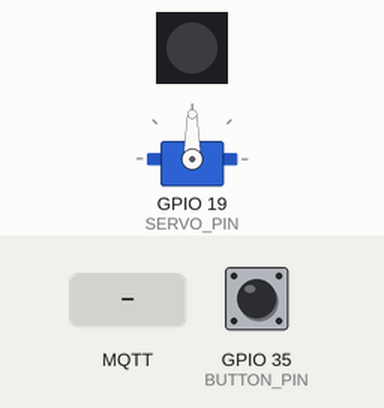
Simulated run of this sketch. Board: ESP32. Parts: servo, 1 RGB LEDs in strip order, left to right. The inputs (shaded band) are chosen by the test bench; at power-on: GPIO 35 (BUTTON_PIN) HIGH. WiFi joins after 1.5 s; servers stay silent unless stated; the local clock reads 2024-03-15 10:24:30 at power-on unless the sketch sets it; no MQTT or app messages arrive unless stated; what the sketch prints to the serial monitor is not drawn.

Above: at 2.7 s.
2.8 s: GPIO 35 (BUTTON_PIN) pulled LOW for 0.15 s
At 4.1 s:
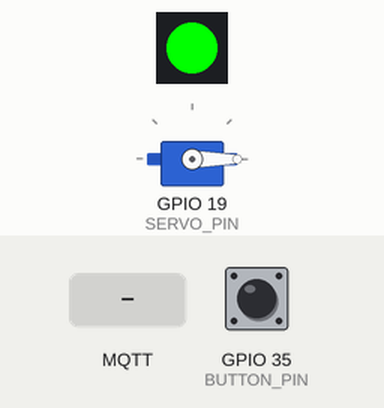
4.4 s: MQTT message "gate/time" arrives on the first subscribed topic
5.9 s: MQTT message "5" arrives on the second subscribed topic
At 6.3 s:
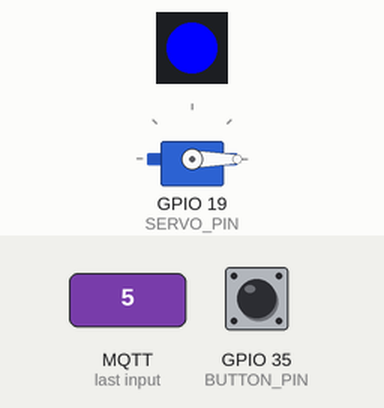
7.4 s: GPIO 35 (BUTTON_PIN) pulled LOW for 1 s
At 8.1 s:
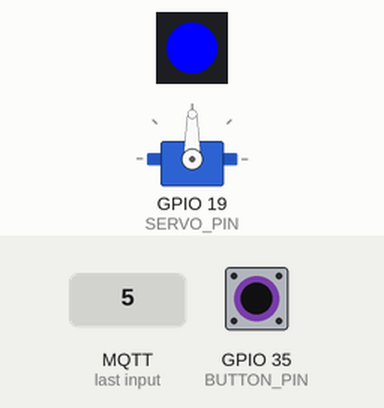
9.9 s: GPIO 35 (BUTTON_PIN) pulled LOW for 3.2 s
At 11.1 s:
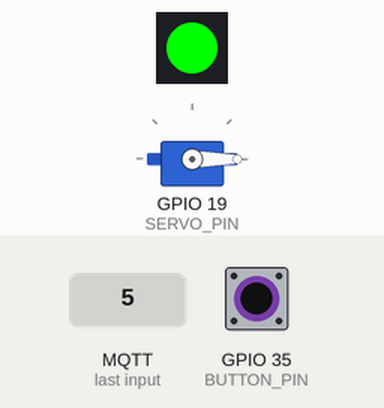
14.6 s: MQTT message "90" arrives on the second subscribed topic
At 15.4 s:
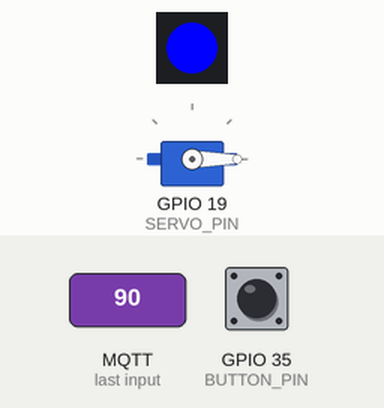
Timing chart, 0 to 17.1 s (numbered marks = the images above; inputs shaded):
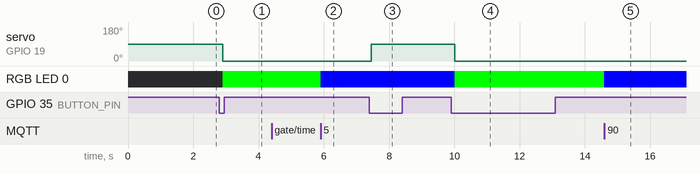

The sketch:

Project_4_NodeRED_MQTT.ino
```cpp
#include <WiFi.h>
#include <WiFiClientSecure.h>
#include <PubSubClient.h>
#include <Adafruit_NeoPixel.h>
#include <ESP32Servo.h>
#include "time.h"

// ===== PINS =====
#define SERVO_PIN   19
#define IR_PIN      34
#define BUTTON_PIN  35

#define OPEN_DURATION 10000

Servo servo;
Adafruit_NeoPixel led(1, 15, NEO_GRB + NEO_KHZ800);

WiFiClientSecure espClient;
PubSubClient client(espClient);

// WIFI
const char* ssid = "YOUR_SSID";
const char* pass = "YOUR_PASSWORD";

// MQTT
const char* server = "YOUR_MQTT_SERVER.s1.eu.hivemq.cloud";
const char* user   = "YOUR_MQTT_USERNAME";
const char* pwd    = "YOUR_MQTT_PASSWORD";

const char* topic_servo = "gate/state";

// SYSTEM
String openTime = "";
int durationSec = 0;

bool armed = false, executed = false;
bool gateOpen = false, closing = false;
bool manual = false, manualState = false;

unsigned long tOpen = 0, tClose = 0;
int retry = 0, lastBtn = HIGH;
String lastTriggeredTime = "";

// ===== LED =====
void setLED(int r,int g,int b)
{ led.setPixelColor(0, led.Color(r,g,b));
  led.show();
}

// ===== WIFI =====
void wifi()
{ Serial.print("Connecting WiFi");
  WiFi.begin(ssid, pass);

  while(WiFi.status()!=WL_CONNECTED)
  { delay(500);
    Serial.print(".");
  }

  Serial.println("\nWiFi Connected!");
  Serial.println(WiFi.localIP());
  espClient.setInsecure();
}

// ===== TIME MATCH (ROBUST) =====
bool matchTime()
{ struct tm t;
  if(!getLocalTime(&t)) return false;

  char now[6];
  sprintf(now,"%02d:%02d",t.tm_hour,t.tm_min);
  Serial.print("NOW: ");
  Serial.print(now);
  Serial.print(" | TARGET: ");
  Serial.print(openTime);
  Serial.print(" | DURATION: ");
  Serial.println(durationSec);

  return openTime == String(now);
}
// ===== MQTT CALLBACK =====
void cb(char* topic, byte* payload, unsigned int len)
{ String msg="";
  for(int i=0;i<len;i++) msg+=(char)payload[i];

  Serial.print("MQTT: ");
  Serial.print(topic);
  Serial.print(" -> ");
  Serial.println(msg);

  if(!strcmp(topic,"gate/time"))     openTime=msg;
  if(!strcmp(topic,"gate/duration")) durationSec=msg.toInt();

  if(openTime!="" && durationSec>0)
  { armed=true;
    executed=false;

    setLED(0,0,255);
    Serial.println("SYSTEM ARMED");
  }
}

// ===== MQTT RECONNECT =====
void reconnect(){
  while(!client.connected())
  { Serial.print("MQTT connecting...");

    if(client.connect("ESP32",user,pwd))
    { Serial.println("connected");

      client.subscribe("gate/time");
      client.subscribe("gate/duration");

      client.publish(topic_servo, "Door is closed");
    }
    else
    { Serial.print("failed rc=");
      Serial.println(client.state());
      delay(2000);
    }
  }
}

// ===== SETUP =====
void setup()
{ Serial.begin(9600);
  wifi();

  client.setServer(server,8883);
  client.setCallback(cb);

  configTime(8*3600,0,"pool.ntp.org");

  pinMode(IR_PIN,INPUT);
  pinMode(BUTTON_PIN,INPUT);

  servo.attach(SERVO_PIN);
  servo.write(90);

  led.begin();
  setLED(0,0,0);
}

// ===== LOOP =====
void loop()
{ if(!client.connected()) reconnect();
  client.loop();

  // ===== BUTTON =====
  int btn=digitalRead(BUTTON_PIN);

  if(lastBtn==HIGH && btn==LOW)
  { delay(50);

    manual=true;
    manualState=!manualState;

    if(manualState)
    { Serial.println("MANUAL OPEN");
      servo.write(0);
      setLED(0,255,0);
      client.publish(topic_servo, "Door is open");
    }
    else
    { Serial.println("MANUAL CLOSE");
      servo.write(90);
      client.publish(topic_servo, "Door is closed");

      if(armed) setLED(0,0,255);
      else      setLED(0,0,0);
      manual=false;
    }
  }

  lastBtn = btn;

  if(manual) return;

  // ===== AUTO OPEN =====
  if(armed && matchTime() && openTime != lastTriggeredTime)
  { Serial.println(">>> AUTO TRIGGERED <<<");
    servo.write(0);
    setLED(0,255,0);
    client.publish(topic_servo, "Door is open");

    tOpen = millis();
    gateOpen = true;

    lastTriggeredTime = openTime;
    retry = 0;
  }

  // ===== AUTO CLOSE =====
  if(gateOpen && millis()-tOpen >= OPEN_DURATION)
  { Serial.println("AUTO CLOSE");
    servo.write(90);
    tClose = millis();

    gateOpen = false;
    closing = true;
  }

  // ===== VERIFY =====
  if(closing)
  { if(digitalRead(IR_PIN)==LOW)
    { Serial.println("CLOSED OK");
      client.publish(topic_servo, "Door is closed");

      if(armed) setLED(0,0,255);
      else      setLED(0,0,0);

      closing = false;
      retry = 0;
    }

    if(millis()-tClose > durationSec * 1000)
    { retry++;

      if(retry < 3)
      { Serial.println("RETRY");
        servo.write(0);
        delay(2000);

        servo.write(90);
        tClose = millis();
      }
      else
      { Serial.println("ERROR");
        setLED(255,0,0);
        client.publish(topic_servo, "Door Error");

        closing = false;
      }
    }
  }
  delay(100);
}
```

Measured:
- after the input at 2.8 s, servo on GPIO 19 (SERVO_PIN): 90° → 0° after 0.11 s; RGB LED 0: off → RGB(0, 255, 0) after 0.11 s
- after the input at 4.4 s, every drawn part: stays the same
- after the input at 5.9 s, RGB LED 0: RGB(0, 255, 0) → RGB(0, 0, 255) at once
- after the input at 7.4 s, servo on GPIO 19 (SERVO_PIN): 0° → 90° after 0.05 s
- after the input at 9.9 s, servo on GPIO 19 (SERVO_PIN): 90° → 0° after 0.11 s; RGB LED 0: RGB(0, 0, 255) → RGB(0, 255, 0) after 0.11 s
- after the input at 14.6 s, RGB LED 0: RGB(0, 255, 0) → RGB(0, 0, 255) at once
